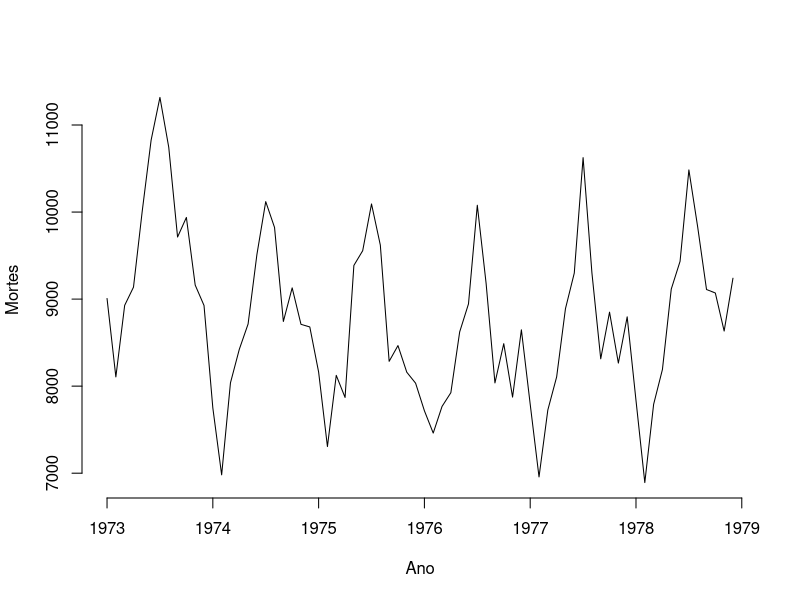
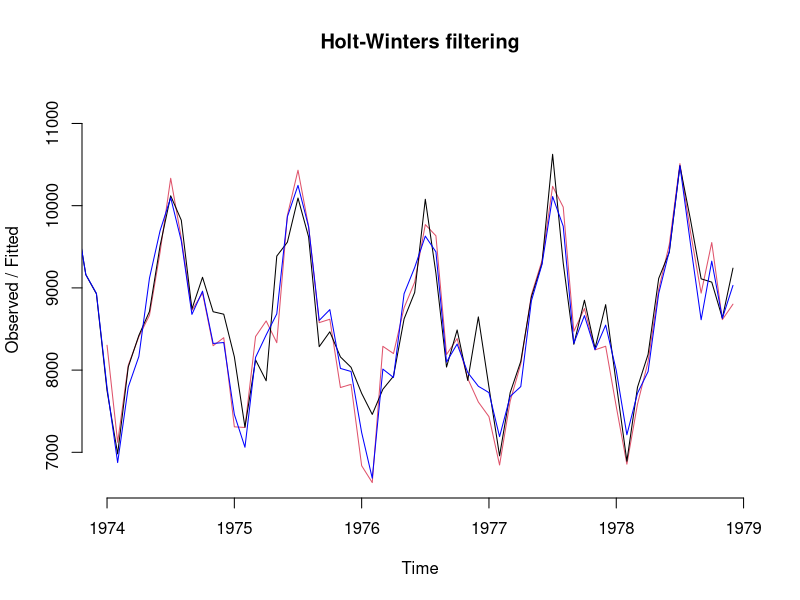
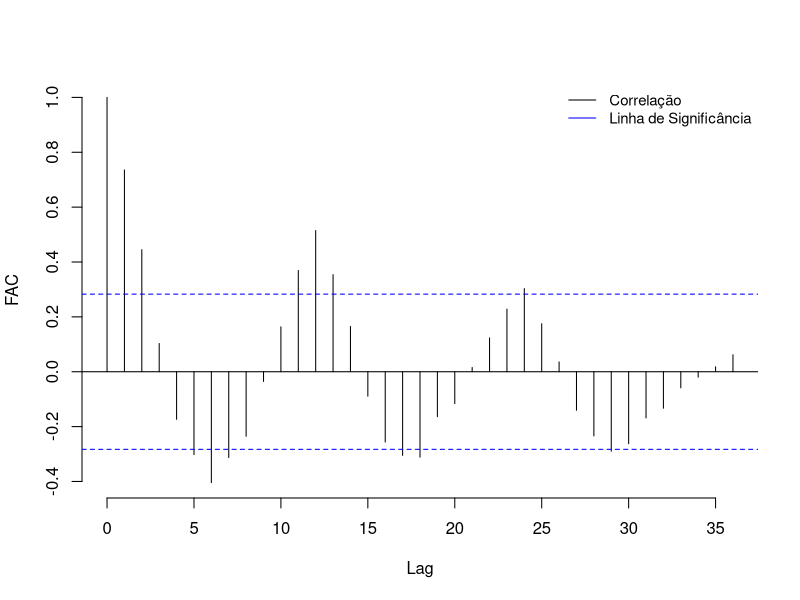
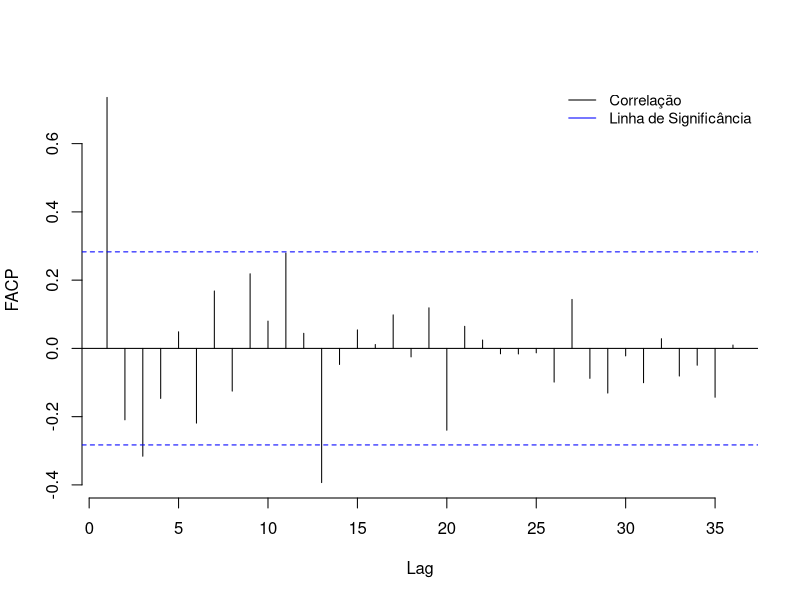
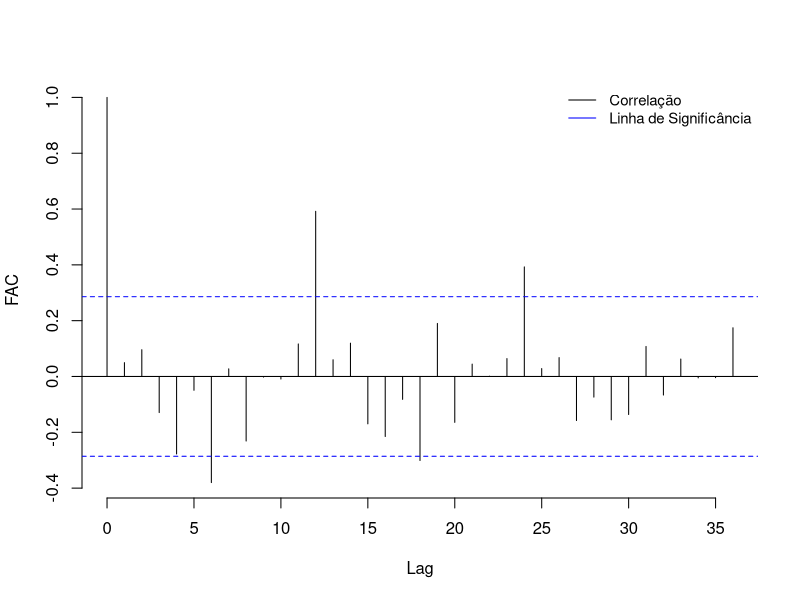
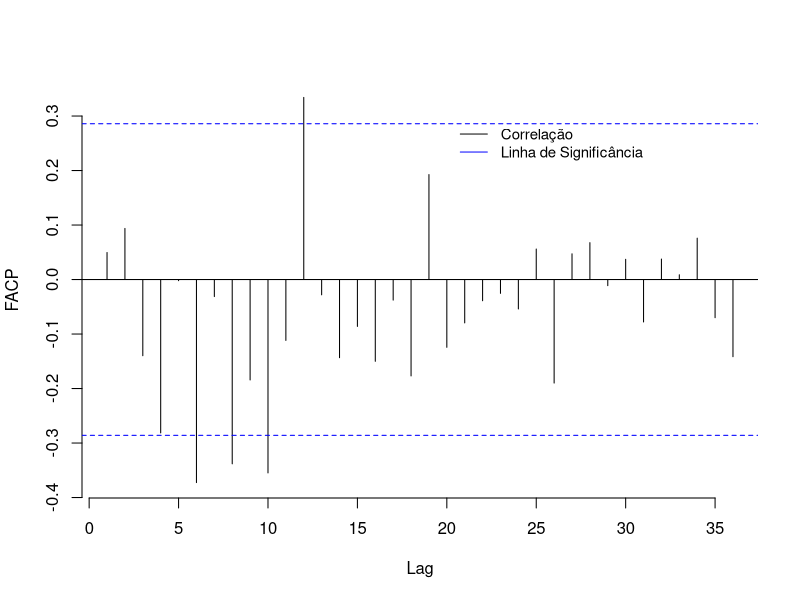
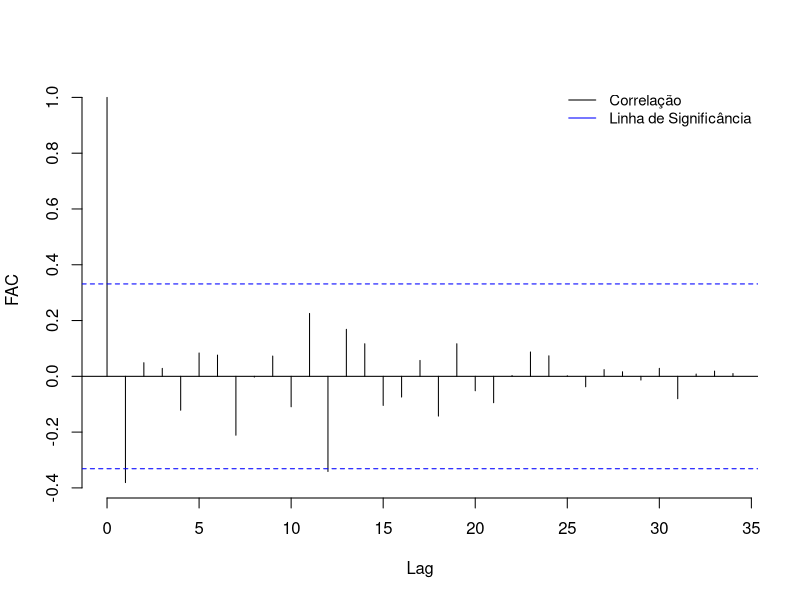
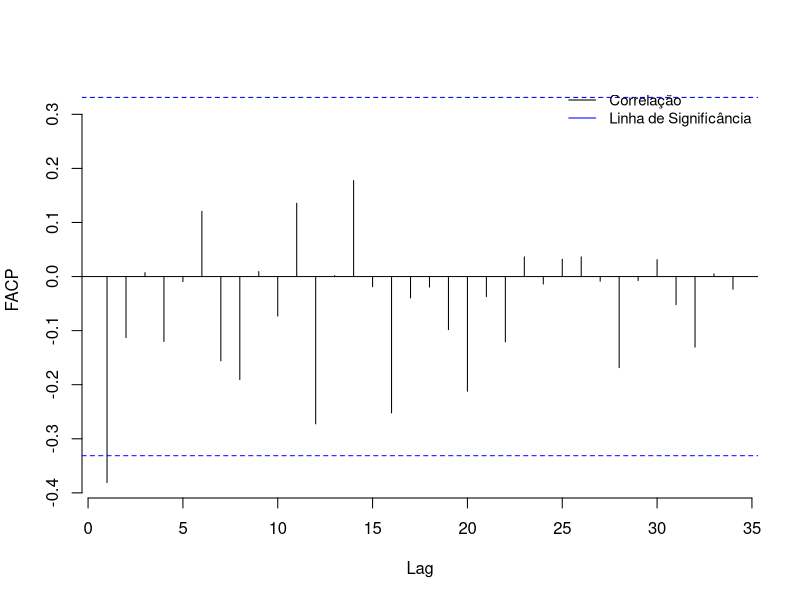

R code for these plots, in order:
library(datasets)
library(forecast)
#library(stats)
#library(pastecs)

?USAccDeaths
mortes <- datasets::USAccDeaths
plot.ts(mortes, bty="n", ylab="Mortes", xlab="Ano")   # Mortes.jpeg
length(mortes)

fit <- auto.arima(mortes)
fit

#teste inicial
hw_mortes <- HoltWinters(mortes)
plot(hw_mortes, bty="n")
lines(fit$fitted,col='blue')


#separando dados de teste
mortes
mortes_treino <- subset(mortes, end = 48)
mortes_treino
mortes_teste <- subset(mortes, start = 49, end = 60)
mortes_teste
mortes_prev <- subset(mortes, start = 61)
mortes_prev

hw_mortes_treino <- HoltWinters(mortes_treino, seasonal = "add") # a=0.78 b=0 c=0.43
hw_mortes_treino

arima_mortes_treino <- auto.arima(mortes_treino)    # ARIMA(0,1,1)(1,1,0)[12]
arima_mortes_treino


# ACF e PACF
acf(ts(mortes_treino), lag.max = 36,main = "",bty = 'n',ylab = 'FAC')   #(AR(1)),12(AR(1))
legend(x="topright",cex=0.9,c("Correlação","Linha de Significância"), lwd=1, lty=1, col=c("black","blue"), bty="n") 
pacf(ts(mortes_treino), lag.max = 36,main = "",bty = 'n',ylab = 'FACP')
legend(x="topright",cex=0.9,c("Correlação","Linha de Significância"), lwd=1, lty=1, col=c("black","blue"), bty="n") 

serie_diff=ts(diff(mortes_treino,lag = 1))
acf(serie_diff, lag.max = 36,main = "",bty = 'n',ylab = 'FAC')
legend(x="topright",cex=0.9,c("Correlação","Linha de Significância"), lwd=1, lty=1, col=c("black","blue"), bty="n") 
pacf(serie_diff, lag.max = 36,main = "",bty = 'n',ylab = 'FACP')
legend(x=20,y=0.3,cex=0.9,c("Correlação","Linha de Significância"), lwd=1, lty=1, col=c("black","blue"), bty="n") 

serie_diff12 = diff(serie_diff, lag = 12)
acf(serie_diff12, lag.max = 36,main = "",bty = 'n',ylab = 'FAC')
legend(x="topright",cex=0.9,c("Correlação","Linha de Significância"), lwd=1, lty=1, col=c("black","blue"), bty="n") 
pacf(serie_diff12, lag.max = 36,main = "",bty = 'n',ylab = 'FACP')
legend(x="topright",cex=0.9,c("Correlação","Linha de Significância"), lwd=1, lty=1, col=c("black","blue"), bty="n") 

aj1 = arima(mortes_treino,c(1,0,0),seasonal = list(order=c(1,0,0),period = 12))
aj2 = arima(mortes_treino,c(0,1,0),seasonal = list(order=c(1,0,0),period = 12)) 
aj3 = arima(mortes_treino,c(1,1,0),seasonal = list(order=c(0,1,0),period = 12))
aj4 = arima(mortes_treino,c(0,1,1),seasonal = list(order=c(1,1,0),period = 12))  # igual ao auto.arima
aj5 = arima(mortes_treino,c(0,1,13),seasonal = list(order=c(0,1,0),period = 12))

EQM_aj1 <- sum((predict(aj1, 12)$pred - mortes_teste)^2)/12
EQM_aj2 <- sum((predict(aj2, 12)$pred - mortes_teste)^2)/12
EQM_aj3 <- sum((predict(aj3, 12)$pred - mortes_teste)^2)/12
EQM_aj4 <- sum((predict(aj4, 12)$pred - mortes_teste)^2)/12
EQM_aj5 <- sum((predict(aj5, 12)$pred - mortes_teste)^2)/12

EAM_aj1 <- sum(abs(predict(aj1, 12)$pred - mortes_teste))/12
EAM_aj2 <- sum(abs(predict(aj2, 12)$pred - mortes_teste))/12
EAM_aj3 <- sum(abs(predict(aj3, 12)$pred - mortes_teste))/12
EAM_aj4 <- sum(abs(predict(aj4, 12)$pred - mortes_teste))/12
EAM_aj5 <- sum(abs(predict(aj5, 12)$pred - mortes_teste))/12
 

AICs <- c(AIC(aj1),AIC(aj2),AIC(aj3),AIC(aj4),AIC(aj5))
BICs <- c(BIC(aj1),BIC(aj2),BIC(aj3),BIC(aj4),BIC(aj5))
EQMs <- c(EQM_aj1,EQM_aj2,EQM_aj3,EQM_aj4,EQM_aj5)
EAMs <- c(EAM_aj1,EAM_aj2,EAM_aj3,EAM_aj4,EAM_aj5)
ajuste <- c("aj1", "aj2", "aj3", "aj4","aj5")
data.frame(cbind(AICs,BICs,EQMs,EAMs), row.names=ajuste)
 

#podemos ver que o ajuste com menores erros é o 4 (auto.arima)

#Para a primeira parte do Arima, podemos ver que o acf quebra 



# Teste infantil inicial

HW_pred <- predict(hw_mortes_treino, 24, prediction.interval = T, level = 0.95)

pred = predict(aj4, 12)
ypred = pred$pred
qinf= ypred - qnorm(.975)*pred$se
qsup= ypred + qnorm(.975)*pred$se


{plot.ts(mortes, ylim=c(6000, 12000), main = "Holt Winters: Mortes", bty="n")
      lines(HW_pred[,1], col="red", lty=1)      # HW_pred fit
      lines(HW_pred[,2], col="red", lty=3)      # HW_pred upr
      lines(HW_pred[,3], col="red", lty=3)      # HW_pred lwr
      lines(predict(aj4, 24)$pred,col = 'blue', lty=1)
      lines(qinf,col = 'blue',lty = 3)                  # sarima_pred lwr
      lines(qsup,col = 'blue',lty = 3)                  # sarima_pred upr
      legend("top", inset=.05,
             c("Real","HW_auto", "SARIMA"), lwd=1, lty=c(1,2,2), col=c("black","red", "blue"), bty="n") 
}

#FYI: nesse caso o arima ganhou (HW_auto é uma bosta)


# # Cross-Validation
# 
# niveis <- seq(from=0.01, to=1, by=0.01)
# n <- length(niveis)
# EQM_menor = 10^100
# 
# for(i in 1:n){
#   a <- niveis[i]
#   for(j in 1:n){
#     b <- niveis[j]
#     for(k in 1:n){
#       c <- niveis[k]
#       hw_cross <- HoltWinters(mortes_treino, alpha=a, beta=b, gamma=c, seasonal = "mult")
#       EQM <- sum( (predict(hw_cross, 12) - mortes_teste)^2 )/12
#       if(EQM < EQM_menor){
#         EQM_menor <- EQM
#         A <- a
#         B <- b
#         C <- c
#       }
#     }
#   }
# }
# 
# EQM_menor
# 
# # step:  0.1  |  0.05  |  0.01  | 0.01 (mult)
# A      # 0.1  |  0.10  |  0.09  |  0.09
# B      # 0.4  |  0.35  |  0.38  |  0.39
# C      # 0.7  |  0.80  |  0.82  |  0.80
# # EQM_menor     #      | 30344  | 28750  

A <- 0.09
B <- 0.39
C <- 0.80

hw_cross <- HoltWinters(mortes_treino, alpha=A, beta=B, gamma=C, seasonal = "mult")
EQM_Holt <- sum( (predict(hw_cross, 12) - mortes_teste)^2 )/12
EQM_Holt

hw_pred <- predict(hw_cross, 24)
subset(hw_pred, start = 13)

EQM_Holt_prev <- sum( (subset(hw_pred, start = 13) - mortes_prev)^2 )/12
EQM_Holt_prev

{
   marks <- c(1976, 1977, 1978, 1979)
   plot.ts(subset(mortes, start=37), ylim=c(7000, 10500),       # Mortes_HW_mult.jpeg
           bty="n", ylab = "Mortes", xlab = "Ano", xaxt="n")
   lines(subset(hw_pred, end=12), col="blue", lty=2)
   lines(subset(hw_pred, start=13), col="blue", lty=3)
   legend(x=1976.5,y=10800,cex = 0.9,
          c("Real","HW_teste", "HW_prev"), lwd=1, lty=c(1,2,3), col=c("black","blue","blue"), bty="n") 
   axis(1,at=marks,labels=formatC(marks, digits = 4))
}



####### Cross-Validation do arima 

# aj4$coef
# teste = arima(mortes_treino,c(0,1,1),seasonal = list(order = c(1,1,0),period = 12),fixed = c(-0.3868365,-0.4418667) )
# teste$coef

# niveis <- seq(from= -1, to=1, by=0.02)
# l <- length(niveis)
# EQM_menor = 10^100
# 
#  for(i in 1:l){
#    m <- niveis[i]
#    for(j in 1:l){
#      n <- niveis[j]
#        arima_cross <- arima(mortes_treino,c(0,1,1),seasonal = list(order = c(1,1,0),period = 12),fixed = c(m,n))
#        EQM <- sum( (predict(arima_cross, 12)$pred - mortes_teste)^2 )/12
#        if(EQM < EQM_menor){
#          EQM_menor <- EQM
#          M <- m
#          N <- n
#        }
#    }
#  }

# EQM_menor (a partir do aj2)
#  step:   0.2   |  0.1  |  0.02
# M       -0.4  |  -0.5 |  -0.46
# N       -0.2  |  -0.1 |  -0.14
# Original: -0.387 -0.442 

M <- -0.46
N <- -0.14

arima_cross <- arima(mortes_treino,c(0,1,1),seasonal = list(order = c(1,1,0),period = 12),fixed = c(M,N))
EQM_Arima <- sum( (predict(arima_cross, 12)$pred - mortes_teste)^2 )/12
EQM_Arima

arima_pred <- predict(arima_cross, 24)$pred
subset(arima_pred, start = 13)

EQM_Arima_prev <- sum( (subset(arima_pred, start = 13) - mortes_prev)^2 )/12
EQM_Arima_prev

{
   marks <- c(1976, 1977, 1978, 1979)
   plot.ts(subset(mortes, start=37), ylim=c(7000, 10500),       # Mortes_SARIMA.jpeg
           bty="n", ylab = "Mortes", xlab = "Ano", xaxt="n")
   lines(subset(arima_pred, end=12), col="red", lty=2)
   lines(subset(arima_pred, start=13), col="red", lty=3)
   legend(x = 1976.46,y=10800,cex=0.8,
          c("Real","SARIMA_teste", "SARIMA_prev"), lwd=1, lty=c(1,2,3), col=c("black","red","red"), bty="n") 
   axis(1,at=marks,labels=formatC(marks, digits = 4))
}




